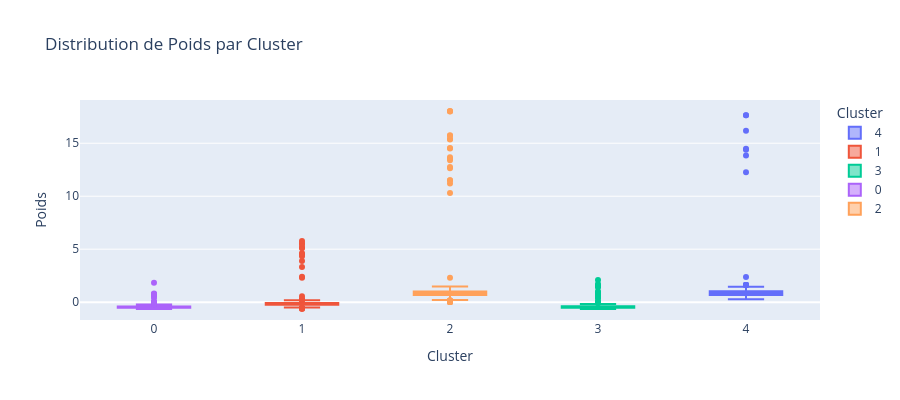
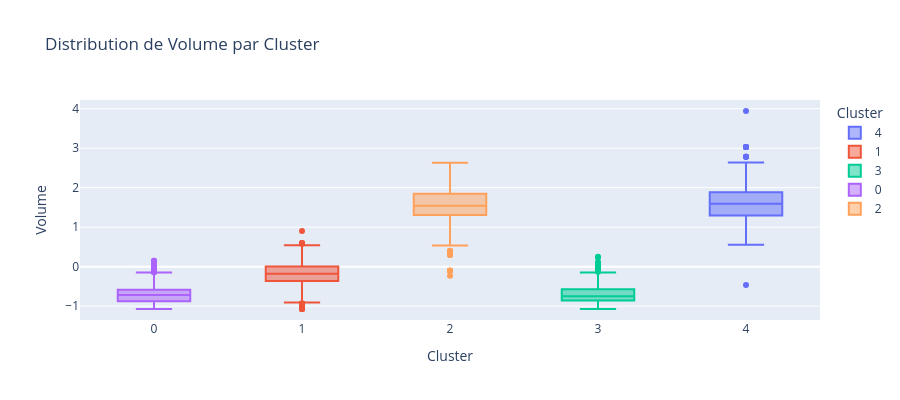
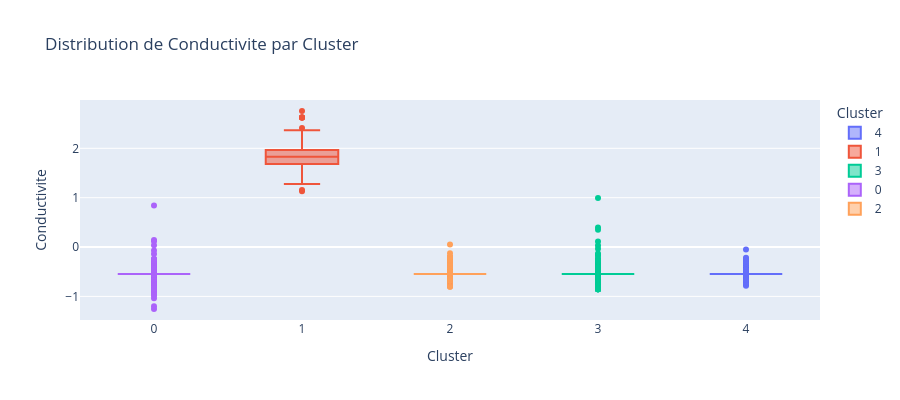

The code cell stored with these charts, in order, in its notebook:
### Markdown cell above
## Analyse des Features par Cluster

### Code cell
for col in ['Poids', 'Volume', 'Conductivite', 'Opacite', 'Rigidite']:
    fig_box = px.box(X_clust_profiles, x='Cluster', y=col, color='Cluster', 
        title=f'Distribution de {col} par Cluster', height=400)
    fig_box.show()

### Figure 1 — Plotly figure (JSON) as saved in the notebook; plotly's stock layout.template omitted (floating-point values rounded to 4 significant figures; data arrays with more than 128 entries replaced by an {"elided": "..."} marker saying what was removed)
{"data": [{"alignmentgroup": "True", "hovertemplate": "Cluster=%{x}<br>Poids=%{y}<extra></extra>", "legendgroup": "4", "marker": {"color": "#636efa"}, "name": "4", "notched": false, "offsetgroup": "4", "orientation": "v", "showlegend": true, "type": "box", "x": {"elided": "926 int values"}, "x0": " ", "xaxis": "x", "y": {"elided": "926 float values"}, "y0": " ", "yaxis": "y"}, {"alignmentgroup": "True", "hovertemplate": "Cluster=%{x}<br>Poids=%{y}<extra></extra>", "legendgroup": "1", "marker": {"color": "#EF553B"}, "name": "1", "notched": false, "offsetgroup": "1", "orientation": "v", "showlegend": true, "type": "box", "x": {"elided": "1598 int values"}, "x0": " ", "xaxis": "x", "y": {"elided": "1598 float values"}, "y0": " ", "yaxis": "y"}, {"alignmentgroup": "True", "hovertemplate": "Cluster=%{x}<br>Poids=%{y}<extra></extra>", "legendgroup": "3", "marker": {"color": "#00cc96"}, "name": "3", "notched": false, "offsetgroup": "3", "orientation": "v", "showlegend": true, "type": "box", "x": {"elided": "1831 int values"}, "x0": " ", "xaxis": "x", "y": {"elided": "1831 float values"}, "y0": " ", "yaxis": "y"}, {"alignmentgroup": "True", "hovertemplate": "Cluster=%{x}<br>Poids=%{y}<extra></extra>", "legendgroup": "0", "marker": {"color": "#ab63fa"}, "name": "0", "notched": false, "offsetgroup": "0", "orientation": "v", "showlegend": true, "type": "box", "x": {"elided": "1748 int values"}, "x0": " ", "xaxis": "x", "y": {"elided": "1748 float values"}, "y0": " ", "yaxis": "y"}, {"alignmentgroup": "True", "hovertemplate": "Cluster=%{x}<br>Poids=%{y}<extra></extra>", "legendgroup": "2", "marker": {"color": "#FFA15A"}, "name": "2", "notched": false, "offsetgroup": "2", "orientation": "v", "showlegend": true, "type": "box", "x": {"elided": "887 int values"}, "x0": " ", "xaxis": "x", "y": {"elided": "887 float values"}, "y0": " ", "yaxis": "y"}], "layout": {"boxmode": "overlay", "height": 400, "legend": {"title": {"text": "Cluster"}, "tracegroupgap": 0}, "title": {"text": "Distribution de Poids par Cluster"}, "xaxis": {"anchor": "y", "categoryarray": [4, 1, 3, 0, 2], "categoryorder": "array", "domain": [0, 1], "title": {"text": "Cluster"}}, "yaxis": {"anchor": "x", "domain": [0, 1], "title": {"text": "Poids"}}}}

### Figure 2 — Plotly figure (JSON) as saved in the notebook; plotly's stock layout.template omitted (floating-point values rounded to 4 significant figures; data arrays with more than 128 entries replaced by an {"elided": "..."} marker saying what was removed)
{"data": [{"alignmentgroup": "True", "hovertemplate": "Cluster=%{x}<br>Volume=%{y}<extra></extra>", "legendgroup": "4", "marker": {"color": "#636efa"}, "name": "4", "notched": false, "offsetgroup": "4", "orientation": "v", "showlegend": true, "type": "box", "x": {"elided": "926 int values"}, "x0": " ", "xaxis": "x", "y": {"elided": "926 float values"}, "y0": " ", "yaxis": "y"}, {"alignmentgroup": "True", "hovertemplate": "Cluster=%{x}<br>Volume=%{y}<extra></extra>", "legendgroup": "1", "marker": {"color": "#EF553B"}, "name": "1", "notched": false, "offsetgroup": "1", "orientation": "v", "showlegend": true, "type": "box", "x": {"elided": "1598 int values"}, "x0": " ", "xaxis": "x", "y": {"elided": "1598 float values"}, "y0": " ", "yaxis": "y"}, {"alignmentgroup": "True", "hovertemplate": "Cluster=%{x}<br>Volume=%{y}<extra></extra>", "legendgroup": "3", "marker": {"color": "#00cc96"}, "name": "3", "notched": false, "offsetgroup": "3", "orientation": "v", "showlegend": true, "type": "box", "x": {"elided": "1831 int values"}, "x0": " ", "xaxis": "x", "y": {"elided": "1831 float values"}, "y0": " ", "yaxis": "y"}, {"alignmentgroup": "True", "hovertemplate": "Cluster=%{x}<br>Volume=%{y}<extra></extra>", "legendgroup": "0", "marker": {"color": "#ab63fa"}, "name": "0", "notched": false, "offsetgroup": "0", "orientation": "v", "showlegend": true, "type": "box", "x": {"elided": "1748 int values"}, "x0": " ", "xaxis": "x", "y": {"elided": "1748 float values"}, "y0": " ", "yaxis": "y"}, {"alignmentgroup": "True", "hovertemplate": "Cluster=%{x}<br>Volume=%{y}<extra></extra>", "legendgroup": "2", "marker": {"color": "#FFA15A"}, "name": "2", "notched": false, "offsetgroup": "2", "orientation": "v", "showlegend": true, "type": "box", "x": {"elided": "887 int values"}, "x0": " ", "xaxis": "x", "y": {"elided": "887 float values"}, "y0": " ", "yaxis": "y"}], "layout": {"boxmode": "overlay", "height": 400, "legend": {"title": {"text": "Cluster"}, "tracegroupgap": 0}, "title": {"text": "Distribution de Volume par Cluster"}, "xaxis": {"anchor": "y", "categoryarray": [4, 1, 3, 0, 2], "categoryorder": "array", "domain": [0, 1], "title": {"text": "Cluster"}}, "yaxis": {"anchor": "x", "domain": [0, 1], "title": {"text": "Volume"}}}}

### Figure 3 — Plotly figure (JSON) as saved in the notebook; plotly's stock layout.template omitted (floating-point values rounded to 4 significant figures; data arrays with more than 128 entries replaced by an {"elided": "..."} marker saying what was removed)
{"data": [{"alignmentgroup": "True", "hovertemplate": "Cluster=%{x}<br>Conductivite=%{y}<extra></extra>", "legendgroup": "4", "marker": {"color": "#636efa"}, "name": "4", "notched": false, "offsetgroup": "4", "orientation": "v", "showlegend": true, "type": "box", "x": {"elided": "926 int values"}, "x0": " ", "xaxis": "x", "y": {"elided": "926 float values"}, "y0": " ", "yaxis": "y"}, {"alignmentgroup": "True", "hovertemplate": "Cluster=%{x}<br>Conductivite=%{y}<extra></extra>", "legendgroup": "1", "marker": {"color": "#EF553B"}, "name": "1", "notched": false, "offsetgroup": "1", "orientation": "v", "showlegend": true, "type": "box", "x": {"elided": "1598 int values"}, "x0": " ", "xaxis": "x", "y": {"elided": "1598 float values"}, "y0": " ", "yaxis": "y"}, {"alignmentgroup": "True", "hovertemplate": "Cluster=%{x}<br>Conductivite=%{y}<extra></extra>", "legendgroup": "3", "marker": {"color": "#00cc96"}, "name": "3", "notched": false, "offsetgroup": "3", "orientation": "v", "showlegend": true, "type": "box", "x": {"elided": "1831 int values"}, "x0": " ", "xaxis": "x", "y": {"elided": "1831 float values"}, "y0": " ", "yaxis": "y"}, {"alignmentgroup": "True", "hovertemplate": "Cluster=%{x}<br>Conductivite=%{y}<extra></extra>", "legendgroup": "0", "marker": {"color": "#ab63fa"}, "name": "0", "notched": false, "offsetgroup": "0", "orientation": "v", "showlegend": true, "type": "box", "x": {"elided": "1748 int values"}, "x0": " ", "xaxis": "x", "y": {"elided": "1748 float values"}, "y0": " ", "yaxis": "y"}, {"alignmentgroup": "True", "hovertemplate": "Cluster=%{x}<br>Conductivite=%{y}<extra></extra>", "legendgroup": "2", "marker": {"color": "#FFA15A"}, "name": "2", "notched": false, "offsetgroup": "2", "orientation": "v", "showlegend": true, "type": "box", "x": {"elided": "887 int values"}, "x0": " ", "xaxis": "x", "y": {"elided": "887 float values"}, "y0": " ", "yaxis": "y"}], "layout": {"boxmode": "overlay", "height": 400, "legend": {"title": {"text": "Cluster"}, "tracegroupgap": 0}, "title": {"text": "Distribution de Conductivite par Cluster"}, "xaxis": {"anchor": "y", "categoryarray": [4, 1, 3, 0, 2], "categoryorder": "array", "domain": [0, 1], "title": {"text": "Cluster"}}, "yaxis": {"anchor": "x", "domain": [0, 1], "title": {"text": "Conductivite"}}}}
